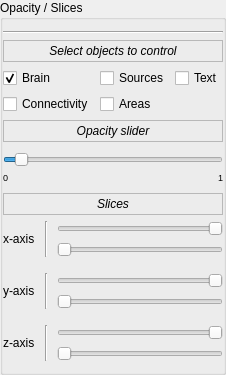
                <widget class="QGroupBox" name="groupBox_37">
                 <property name="title">
                  <string>Opacity / Slices</string>
                 </property>
                 <layout class="QVBoxLayout" name="verticalLayout_37">
                  <property name="leftMargin">
                   <number>0</number>
                  </property>
                  <property name="rightMargin">
                   <number>0</number>
                  </property>
                  <item>
                   <widget class="Line" name="line_44">
                    <property name="minimumSize">
                     <size>
                      <width>200</width>
                      <height>0</height>
                     </size>
                    </property>
                    <property name="orientation">
                     <enum>Qt::Horizontal</enum>
                    </property>
                   </widget>
                  </item>
                  <item>
                   <layout class="QGridLayout" name="gridLayout_2">
                    <property name="topMargin">
                     <number>0</number>
                    </property>
                    <item row="2" column="2">
                     <widget class="QCheckBox" name="o_Sources">
                      <property name="toolTip">
                       <string>&lt;html&gt;&lt;head/&gt;&lt;body&gt;&lt;p&gt;Apply opacity / slices onto sources&lt;/p&gt;&lt;/body&gt;&lt;/html&gt;</string>
                      </property>
                      <property name="text">
                       <string>Sources</string>
                      </property>
                     </widget>
                    </item>
                    <item row="2" column="1">
                     <widget class="QCheckBox" name="o_Brain">
                      <property name="toolTip">
                       <string>&lt;html&gt;&lt;head/&gt;&lt;body&gt;&lt;p&gt;Apply opacity / slices onto the brain&lt;/p&gt;&lt;/body&gt;&lt;/html&gt;</string>
                      </property>
                      <property name="text">
                       <string>Brain</string>
                      </property>
                      <property name="checked">
                       <bool>true</bool>
                      </property>
                     </widget>
                    </item>
                    <item row="3" column="1">
                     <widget class="QCheckBox" name="o_Connect">
                      <property name="toolTip">
                       <string>&lt;html&gt;&lt;head/&gt;&lt;body&gt;&lt;p&gt;Apply opacity / slices onto connectivity lines&lt;/p&gt;&lt;/body&gt;&lt;/html&gt;</string>
                      </property>
                      <property name="text">
                       <string>Connectivity</string>
                      </property>
                     </widget>
                    </item>
                    <item row="2" column="3">
                     <widget class="QCheckBox" name="o_Text">
                      <property name="toolTip">
                       <string>&lt;html&gt;&lt;head/&gt;&lt;body&gt;&lt;p&gt;Apply opacity / slices onto source's text&lt;/p&gt;&lt;/body&gt;&lt;/html&gt;</string>
                      </property>
                      <property name="text">
                       <string>Text</string>
                      </property>
                     </widget>
                    </item>
                    <item row="3" column="2">
                     <widget class="QCheckBox" name="o_Areas">
                      <property name="toolTip">
                       <string>&lt;html&gt;&lt;head/&gt;&lt;body&gt;&lt;p&gt;Apply opacity / slices onto area&lt;/p&gt;&lt;/body&gt;&lt;/html&gt;</string>
                      </property>
                      <property name="text">
                       <string>Areas</string>
                      </property>
                     </widget>
                    </item>
                    <item row="1" column="1" colspan="3">
                     <widget class="QFrame" name="frame">
                      <property name="minimumSize">
                       <size>
                        <width>0</width>
                        <height>0</height>
                       </size>
                      </property>
                      <property name="frameShape">
                       <enum>QFrame::StyledPanel</enum>
                      </property>
                      <property name="frameShadow">
                       <enum>QFrame::Sunken</enum>
                      </property>
                      <layout class="QHBoxLayout" name="horizontalLayout_34">
                       <property name="spacing">
                        <number>0</number>
                       </property>
                       <property name="leftMargin">
                        <number>0</number>
                       </property>
                       <property name="topMargin">
                        <number>3</number>
                       </property>
                       <property name="rightMargin">
                        <number>0</number>
                       </property>
                       <property name="bottomMargin">
                        <number>3</number>
                       </property>
                       <item>
                        <widget class="QLabel" name="label_73">
                         <property name="font">
                          <font>
                           <italic>true</italic>
                          </font>
                         </property>
                         <property name="text">
                          <string>Select objects to control</string>
                         </property>
                         <property name="alignment">
                          <set>Qt::AlignCenter</set>
                         </property>
                        </widget>
                       </item>
                      </layout>
                     </widget>
                    </item>
                   </layout>
                  </item>
                  <item>
                   <layout class="QGridLayout" name="gridLayout_12">
                    <property name="horizontalSpacing">
                     <number>3</number>
                    </property>
                    <property name="verticalSpacing">
                     <number>0</number>
                    </property>
                    <property name="topMargin">
                     <number>0</number>
                    </property>
                    <item row="3" column="1">
                     <spacer name="horizontalSpacer_4">
                      <property name="orientation">
                       <enum>Qt::Horizontal</enum>
                      </property>
                      <property name="sizeHint" stdset="0">
                       <size>
                        <width>40</width>
                        <height>20</height>
                       </size>
                      </property>
                     </spacer>
                    </item>
                    <item row="3" column="2">
                     <widget class="QLabel" name="label_4">
                      <property name="maximumSize">
                       <size>
                        <width>16777215</width>
                        <height>16777215</height>
                       </size>
                      </property>
                      <property name="font">
                       <font>
                        <pointsize>7</pointsize>
                        <underline>false</underline>
                       </font>
                      </property>
                      <property name="text">
                       <string>1</string>
                      </property>
                     </widget>
                    </item>
                    <item row="2" column="0" colspan="3">
                     <widget class="QSlider" name="OpacitySlider">
                      <property name="maximumSize">
                       <size>
                        <width>16777215</width>
                        <height>16777215</height>
                       </size>
                      </property>
                      <property name="toolTip">
                       <string>&lt;html&gt;&lt;head/&gt;&lt;body&gt;&lt;p&gt;Change opacity on selected objects above&lt;/p&gt;&lt;/body&gt;&lt;/html&gt;</string>
                      </property>
                      <property name="autoFillBackground">
                       <bool>false</bool>
                      </property>
                      <property name="minimum">
                       <number>-5</number>
                      </property>
                      <property name="maximum">
                       <number>105</number>
                      </property>
                      <property name="pageStep">
                       <number>1</number>
                      </property>
                      <property name="value">
                       <number>1</number>
                      </property>
                      <property name="orientation">
                       <enum>Qt::Horizontal</enum>
                      </property>
                      <property name="invertedAppearance">
                       <bool>false</bool>
                      </property>
                      <property name="invertedControls">
                       <bool>false</bool>
                      </property>
                      <property name="tickPosition">
                       <enum>QSlider::NoTicks</enum>
                      </property>
                     </widget>
                    </item>
                    <item row="1" column="0" colspan="3">
                     <spacer name="horizontalSpacer_123">
                      <property name="orientation">
                       <enum>Qt::Horizontal</enum>
                      </property>
                      <property name="sizeHint" stdset="0">
                       <size>
                        <width>40</width>
                        <height>10</height>
                       </size>
                      </property>
                     </spacer>
                    </item>
                    <item row="3" column="0">
                     <widget class="QLabel" name="label_3">
                      <property name="font">
                       <font>
                        <pointsize>7</pointsize>
                        <underline>false</underline>
                       </font>
                      </property>
                      <property name="text">
                       <string>0</string>
                      </property>
                     </widget>
                    </item>
                    <item row="0" column="0" colspan="3">
                     <widget class="QFrame" name="frame_2">
                      <property name="minimumSize">
                       <size>
                        <width>0</width>
                        <height>0</height>
                       </size>
                      </property>
                      <property name="toolTip">
                       <string>&lt;html&gt;&lt;head/&gt;&lt;body&gt;&lt;p&gt;Change opacity on selected objects above&lt;/p&gt;&lt;/body&gt;&lt;/html&gt;</string>
                      </property>
                      <property name="frameShape">
                       <enum>QFrame::StyledPanel</enum>
                      </property>
                      <property name="frameShadow">
                       <enum>QFrame::Raised</enum>
                      </property>
                      <layout class="QHBoxLayout" name="horizontalLayout_35">
                       <property name="spacing">
                        <number>0</number>
                       </property>
                       <property name="leftMargin">
                        <number>0</number>
                       </property>
                       <property name="topMargin">
                        <number>3</number>
                       </property>
                       <property name="rightMargin">
                        <number>0</number>
                       </property>
                       <property name="bottomMargin">
                        <number>3</number>
                       </property>
                       <item>
                        <widget class="QLabel" name="label_74">
                         <property name="font">
                          <font>
                           <italic>true</italic>
                          </font>
                         </property>
                         <property name="text">
                          <string>Opacity slider</string>
                         </property>
                         <property name="alignment">
                          <set>Qt::AlignCenter</set>
                         </property>
                        </widget>
                       </item>
                      </layout>
                     </widget>
                    </item>
                   </layout>
                  </item>
                  <item>
                   <layout class="QGridLayout" name="gridLayout_11">
                    <property name="topMargin">
                     <number>0</number>
                    </property>
                    <item row="5" column="2">
                     <widget class="QSlider" name="ySlices_2">
                      <property name="toolTip">
                       <string>&lt;html&gt;&lt;head/&gt;&lt;body&gt;&lt;p&gt;Slice along y-axis : Back -&amp;gt; Front&lt;/p&gt;&lt;/body&gt;&lt;/html&gt;</string>
                      </property>
                      <property name="minimum">
                       <number>-140</number>
                      </property>
                      <property name="maximum">
                       <number>140</number>
                      </property>
                      <property name="pageStep">
                       <number>1</number>
                      </property>
                      <property name="value">
                       <number>-140</number>
                      </property>
                      <property name="orientation">
                       <enum>Qt::Horizontal</enum>
                      </property>
                     </widget>
                    </item>
                    <item row="1" column="2">
                     <widget class="QSlider" name="xSlices">
                      <property name="toolTip">
                       <string>&lt;html&gt;&lt;head/&gt;&lt;body&gt;&lt;p&gt;Slice along x-axis : Left &amp;lt;- Right&lt;/p&gt;&lt;/body&gt;&lt;/html&gt;</string>
                      </property>
                      <property name="minimum">
                       <number>-110</number>
                      </property>
                      <property name="maximum">
                       <number>110</number>
                      </property>
                      <property name="singleStep">
                       <number>1</number>
                      </property>
                      <property name="pageStep">
                       <number>1</number>
                      </property>
                      <property name="value">
                       <number>-110</number>
                      </property>
                      <property name="orientation">
                       <enum>Qt::Horizontal</enum>
                      </property>
                      <property name="invertedAppearance">
                       <bool>true</bool>
                      </property>
                      <property name="invertedControls">
                       <bool>true</bool>
                      </property>
                     </widget>
                    </item>
                    <item row="7" column="0" rowspan="2">
                     <widget class="QLabel" name="label_8">
                      <property name="maximumSize">
                       <size>
                        <width>16777215</width>
                        <height>16777215</height>
                       </size>
                      </property>
                      <property name="text">
                       <string>z-axis</string>
                      </property>
                      <property name="alignment">
                       <set>Qt::AlignLeading|Qt::AlignLeft|Qt::AlignVCenter</set>
                      </property>
                     </widget>
                    </item>
                    <item row="4" column="2">
                     <widget class="QSlider" name="ySlices">
                      <property name="toolTip">
                       <string>&lt;html&gt;&lt;head/&gt;&lt;body&gt;&lt;p&gt;Slice along y-axis : Back &amp;lt;- Front&lt;/p&gt;&lt;/body&gt;&lt;/html&gt;</string>
                      </property>
                      <property name="minimum">
                       <number>-140</number>
                      </property>
                      <property name="maximum">
                       <number>140</number>
                      </property>
                      <property name="pageStep">
                       <number>1</number>
                      </property>
                      <property name="value">
                       <number>-140</number>
                      </property>
                      <property name="orientation">
                       <enum>Qt::Horizontal</enum>
                      </property>
                      <property name="invertedAppearance">
                       <bool>true</bool>
                      </property>
                      <property name="invertedControls">
                       <bool>true</bool>
                      </property>
                     </widget>
                    </item>
                    <item row="1" column="0" rowspan="2">
                     <widget class="QLabel" name="label_6">
                      <property name="maximumSize">
                       <size>
                        <width>16777215</width>
                        <height>16777215</height>
                       </size>
                      </property>
                      <property name="text">
                       <string>x-axis</string>
                      </property>
                      <property name="alignment">
                       <set>Qt::AlignLeading|Qt::AlignLeft|Qt::AlignVCenter</set>
                      </property>
                     </widget>
                    </item>
                    <item row="7" column="2">
                     <widget class="QSlider" name="zSlices">
                      <property name="toolTip">
                       <string>&lt;html&gt;&lt;head/&gt;&lt;body&gt;&lt;p&gt;Slice along z-axis : Bottom &amp;lt;- Top&lt;/p&gt;&lt;/body&gt;&lt;/html&gt;</string>
                      </property>
                      <property name="minimum">
                       <number>-110</number>
                      </property>
                      <property name="maximum">
                       <number>110</number>
                      </property>
                      <property name="pageStep">
                       <number>1</number>
                      </property>
                      <property name="value">
                       <number>-110</number>
                      </property>
                      <property name="orientation">
                       <enum>Qt::Horizontal</enum>
                      </property>
                      <property name="invertedAppearance">
                       <bool>true</bool>
                      </property>
                      <property name="invertedControls">
                       <bool>true</bool>
                      </property>
                     </widget>
                    </item>
                    <item row="4" column="0" rowspan="2">
                     <widget class="QLabel" name="label_7">
                      <property name="maximumSize">
                       <size>
                        <width>16777215</width>
                        <height>16777215</height>
                       </size>
                      </property>
                      <property name="text">
                       <string>y-axis</string>
                      </property>
                      <property name="alignment">
                       <set>Qt::AlignLeading|Qt::AlignLeft|Qt::AlignVCenter</set>
                      </property>
                     </widget>
                    </item>
                    <item row="8" column="2">
                     <widget class="QSlider" name="zSlices_2">
                      <property name="toolTip">
                       <string>&lt;html&gt;&lt;head/&gt;&lt;body&gt;&lt;p&gt;Slice along z-axis : Bottom -&amp;gt; Top&lt;/p&gt;&lt;/body&gt;&lt;/html&gt;</string>
                      </property>
                      <property name="minimum">
                       <number>-110</number>
                      </property>
                      <property name="maximum">
                       <number>110</number>
                      </property>
                      <property name="pageStep">
                       <number>1</number>
                      </property>
                      <property name="value">
                       <number>-110</number>
                      </property>
                      <property name="orientation">
                       <enum>Qt::Horizontal</enum>
                      </property>
                     </widget>
                    </item>
                    <item row="2" column="2">
                     <widget class="QSlider" name="xSlices_2">
                      <property name="toolTip">
                       <string>&lt;html&gt;&lt;head/&gt;&lt;body&gt;&lt;p&gt;Slice along x-axis : Left -&amp;gt; Right&lt;/p&gt;&lt;/body&gt;&lt;/html&gt;</string>
                      </property>
                      <property name="minimum">
                       <number>-110</number>
                      </property>
                      <property name="maximum">
                       <number>110</number>
                      </property>
                      <property name="singleStep">
                       <number>1</number>
                      </property>
                      <property name="pageStep">
                       <number>1</number>
                      </property>
                      <property name="value">
                       <number>-110</number>
                      </property>
                      <property name="orientation">
                       <enum>Qt::Horizontal</enum>
                      </property>
                      <property name="invertedAppearance">
                       <bool>false</bool>
                      </property>
                      <property name="invertedControls">
                       <bool>false</bool>
                      </property>
                     </widget>
                    </item>
                    <item row="6" column="2">
                     <spacer name="horizontalSpacer_25">
                      <property name="orientation">
                       <enum>Qt::Horizontal</enum>
                      </property>
                      <property name="sizeHint" stdset="0">
                       <size>
                        <width>40</width>
                        <height>10</height>
                       </size>
                      </property>
                     </spacer>
                    </item>
                    <item row="3" column="2">
                     <spacer name="horizontalSpacer_5">
                      <property name="orientation">
                       <enum>Qt::Horizontal</enum>
                      </property>
                      <property name="sizeHint" stdset="0">
                       <size>
                        <width>40</width>
                        <height>10</height>
                       </size>
                      </property>
                     </spacer>
                    </item>
                    <item row="7" column="1" rowspan="2">
                     <widget class="Line" name="line_32">
                      <property name="minimumSize">
                       <size>
                        <width>10</width>
                        <height>0</height>
                       </size>
                      </property>
                      <property name="orientation">
                       <enum>Qt::Vertical</enum>
                      </property>
                     </widget>
                    </item>
                    <item row="1" column="1" rowspan="2">
                     <widget class="Line" name="line_30">
                      <property name="minimumSize">
                       <size>
                        <width>10</width>
                        <height>0</height>
                       </size>
                      </property>
                      <property name="orientation">
                       <enum>Qt::Vertical</enum>
                      </property>
                     </widget>
                    </item>
                    <item row="4" column="1" rowspan="2">
                     <widget class="Line" name="line_31">
                      <property name="minimumSize">
                       <size>
                        <width>10</width>
                        <height>0</height>
                       </size>
                      </property>
                      <property name="orientation">
                       <enum>Qt::Vertical</enum>
                      </property>
                     </widget>
                    </item>
                    <item row="0" column="0" colspan="3">
                     <widget class="QFrame" name="frame_3">
                      <property name="minimumSize">
                       <size>
                        <width>0</width>
                        <height>0</height>
                       </size>
                      </property>
                      <property name="toolTip">
                       <string>&lt;html&gt;&lt;head/&gt;&lt;body&gt;&lt;p&gt;Take slice of selected objects above&lt;/p&gt;&lt;/body&gt;&lt;/html&gt;</string>
                      </property>
                      <property name="frameShape">
                       <enum>QFrame::StyledPanel</enum>
                      </property>
                      <property name="frameShadow">
                       <enum>QFrame::Raised</enum>
                      </property>
                      <layout class="QHBoxLayout" name="horizontalLayout_77">
                       <property name="spacing">
                        <number>0</number>
                       </property>
                       <property name="leftMargin">
                        <number>0</number>
                       </property>
                       <property name="topMargin">
                        <number>3</number>
                       </property>
                       <property name="rightMargin">
                        <number>0</number>
                       </property>
                       <property name="bottomMargin">
                        <number>3</number>
                       </property>
                       <item>
                        <widget class="QLabel" name="label_75">
                         <property name="font">
                          <font>
                           <italic>true</italic>
                          </font>
                         </property>
                         <property name="text">
                          <string>Slices</string>
                         </property>
                         <property name="alignment">
                          <set>Qt::AlignCenter</set>
                         </property>
                        </widget>
                       </item>
                      </layout>
                     </widget>
                    </item>
                   </layout>
                  </item>
                 </layout>
                </widget>
